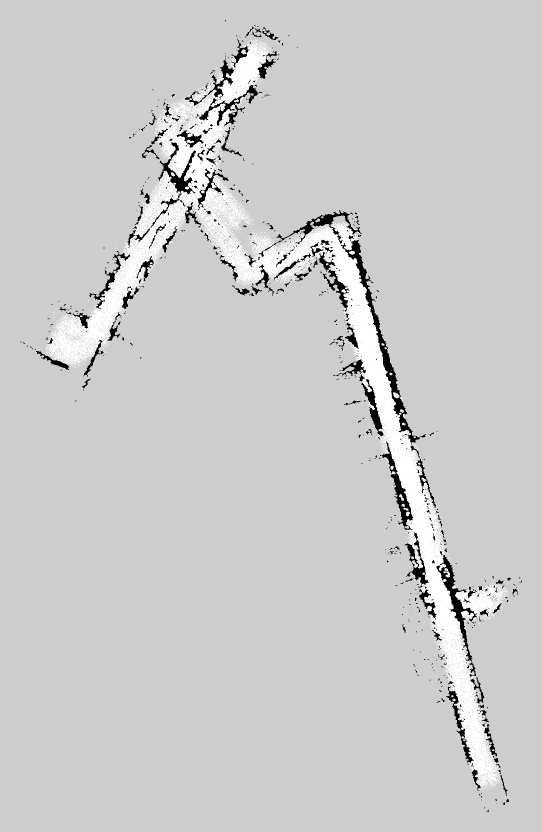
#> input picture scratch/verify_2loop/0833.pgm, 1084 x 1664 px, found by its file name (shown at 1/2 size)
$ python clean_and_export_2d_map.py
#> lines starting #> are read from the running program, lines starting #| are printed output that depends on the picture; after the words box and inside, x2 and y2 are one past the last pixel; in counts of white or black regions, pixels touching at a corner belong together
#!/usr/bin/env python3
"""
========================================================================================
🗺️ [2D Map Optimizer] High-Quality 2D Occupancy Grid Map Cleaner & Sharpener
========================================================================================
Post-processes raw RTAB-Map 2D Occupancy Grid Maps (.pgm / .yaml) using PIL + NumPy:
  1. Removes Ray-Tracing Spikes / Whisker Artifacts (Morphological opening)
  2. Filters out isolated noise clusters / floating speckles
  3. Straightens and sharpens wall boundaries
  4. Fills small internal holes in walkable free space
  5. Generates publication-ready high-contrast PNG & clean PGM/YAML
========================================================================================
"""

import os
import sys
import yaml
import numpy as np
from PIL import Image
try:
    from scipy.ndimage import binary_opening, binary_closing, binary_dilation, label
    HAVE_SCIPY = True
except ImportError:
    HAVE_SCIPY = False

def read_pgm(pgm_path):
#> called with pgm_path = '2dmap/0833.pgm'
    with Image.open(pgm_path) as img:
#> img is the input picture: PIL image 1084x1664 L; min 0, max 255, mean 203
        return np.array(img, dtype=np.uint8)

def clean_2d_map(pgm_path="2dmap/0833.pgm", yaml_path="2dmap/0833.yaml", output_dir="2dmap/clean"):
    if not os.path.exists(pgm_path):
        print(f"❌ Error: PGM file not found at {pgm_path}")
        return False

    os.makedirs(output_dir, exist_ok=True)
    base_name = os.path.splitext(os.path.basename(pgm_path))[0]

    print("=" * 76)
    print(f" 🗺️ [2D Map Optimizer] Cleaning & Enhancing 2D Map: {pgm_path}")
    print("=" * 76)

    raw_img = read_pgm(pgm_path)
    h, w = raw_img.shape
#> h = 1664; w = 1084
    print(f"  • Input Map Size: {w} x {h} pixels")
#|   • Input Map Size: 1084 x 1664 pixels

    # Masks
    # Occupied (Black: < 50)
    occupied_mask = (raw_img < 50)
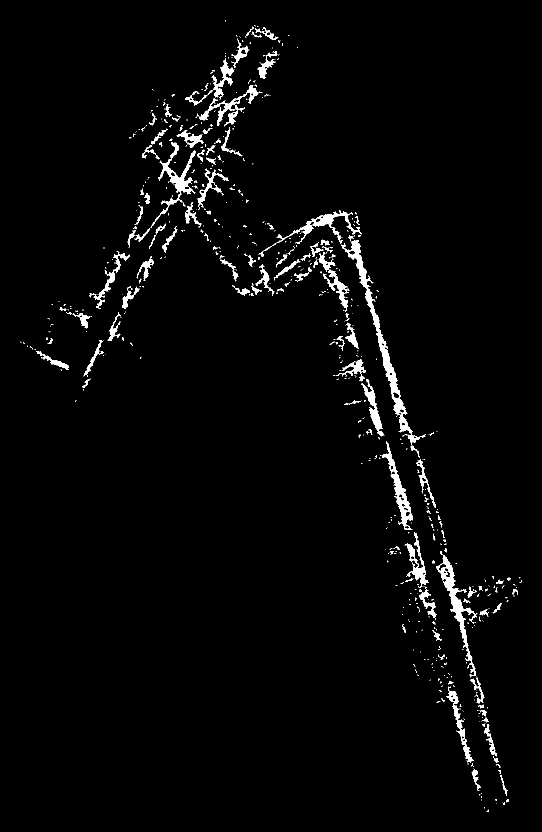
#> occupied_mask: shape (1664, 1084) bool (shown at 1/2 size); 2.4% white; 610 white regions (471 under 20 px), largest, box (x1, y1, x2, y2) and area: (682, 480, 852, 890) 5223, (873, 1110, 955, 1353) 3052, (301, 284, 392, 456) 2374
    # Free (White: > 230)
    free_mask = (raw_img > 230)
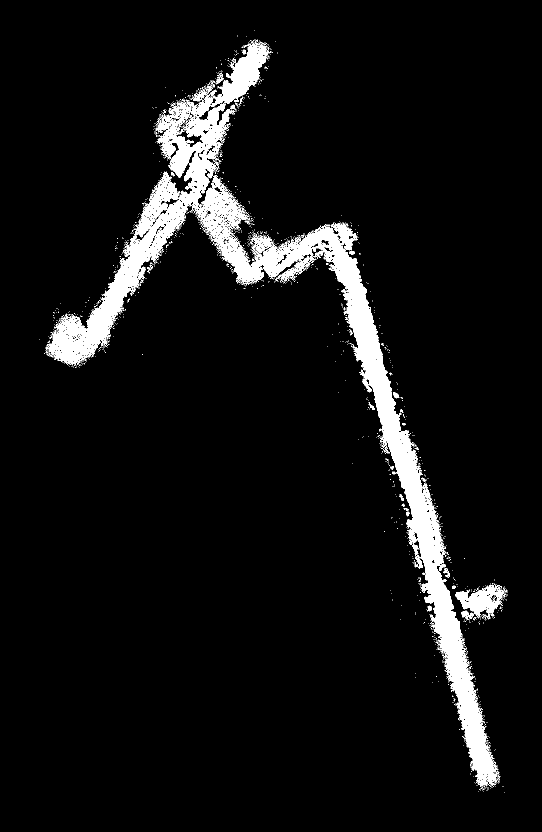
#> free_mask: shape (1664, 1084) bool (shown at 1/2 size); 5.9% white; 1589 white regions (1552 under 20 px), largest, box (x1, y1, x2, y2) and area: (91, 78, 1001, 1577) 99336, (910, 1169, 1012, 1241) 3082, (384, 172, 424, 203) 322

    if HAVE_SCIPY:
        # 1. Morphological processing for connected corridor
        structure_3x3 = np.ones((3, 3), dtype=bool)
        structure_5x5 = np.ones((5, 5), dtype=bool)

        # Label connected components of free space
        labeled, num_features = label(free_mask)
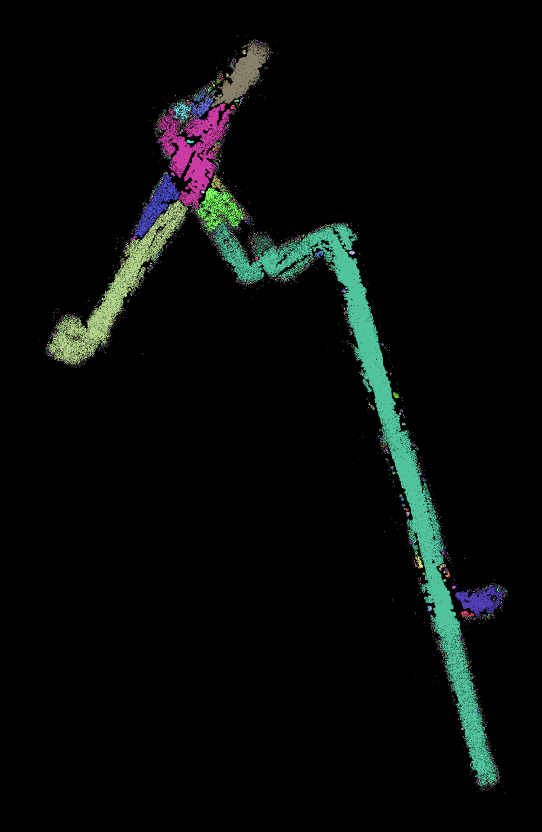
#> labeled: shape (1664, 1084) int32 (shown at 1/2 size); 4173 distinct labels, from 0 to 4172; one colour per label, 0 black
#> num_features = 4172
        if num_features > 1:
            sizes = [np.sum(labeled == i) for i in range(1, num_features + 1)]
#> sizes = 4172 values, max 53693 at index 1312, min 1 at index 0, mean 25.72
            largest_label = 1 + np.argmax(sizes)
#> largest_label = 1313
            main_free = (labeled == largest_label)
#> main_free: shape (1664, 1084) bool; 3% white; 1 white region, box (x1, y1, x2, y2) and area: (425, 443, 997, 1572) 53693
            # Remove ray-tracing spikes
            main_free = binary_opening(main_free, structure=structure_3x3, iterations=1)
#> main_free: shape (1664, 1084) bool; 2.4% white; 101 white regions (75 under 20 px), largest, box (x1, y1, x2, y2) and area: (617, 452, 984, 1550) 38579, (465, 495, 605, 560) 2894, (596, 483, 622, 510) 305
            main_free = binary_closing(main_free, structure=structure_5x5, iterations=2)
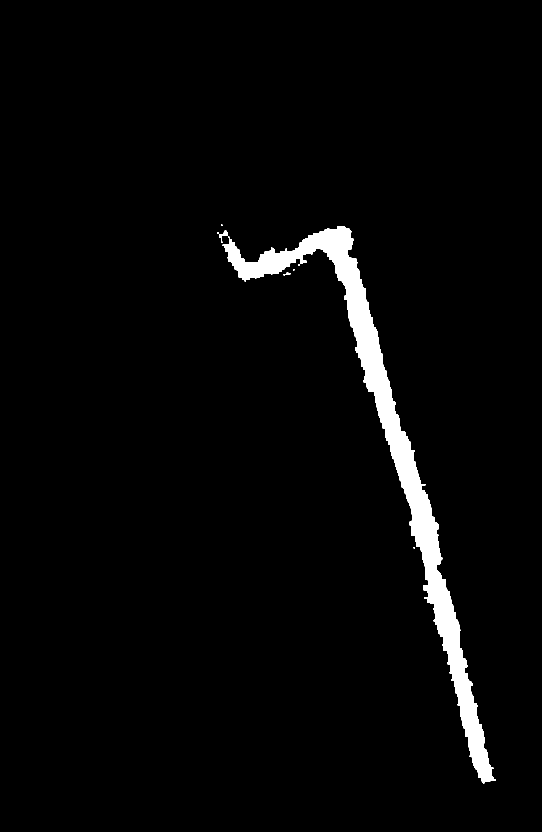
#> main_free: shape (1664, 1084) bool (shown at 1/2 size); 2.9% white; 8 white regions (5 under 20 px), largest, box (x1, y1, x2, y2) and area: (445, 452, 992, 1567) 52033, (439, 461, 456, 486) 133, (567, 545, 581, 551) 40
        else:
            main_free = free_mask

        # Clean Obstacles
        dilated_free = binary_dilation(main_free, structure=structure_5x5, iterations=2)
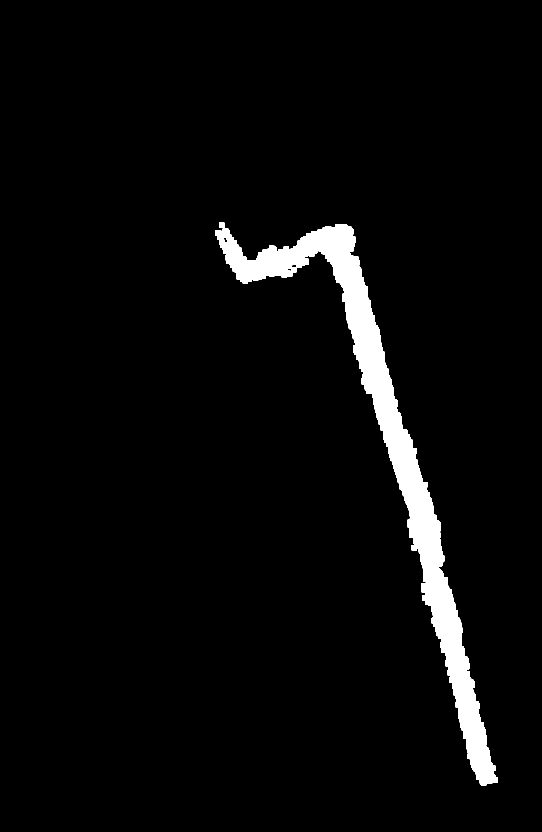
#> dilated_free: shape (1664, 1084) bool (shown at 1/2 size); 3.8% white; 2 white regions, box (x1, y1, x2, y2) and area: (431, 448, 996, 1571) 68707, (438, 445, 449, 456) 121
        clean_obstacles = occupied_mask & dilated_free
#> clean_obstacles: shape (1664, 1084) bool; 0.5% white; 169 white regions (119 under 20 px), largest, box (x1, y1, x2, y2) and area: (740, 616, 815, 865) 1184, (682, 480, 742, 615) 816, (873, 1126, 925, 1266) 766
        clean_obstacles = binary_opening(clean_obstacles, structure=structure_3x3, iterations=1)
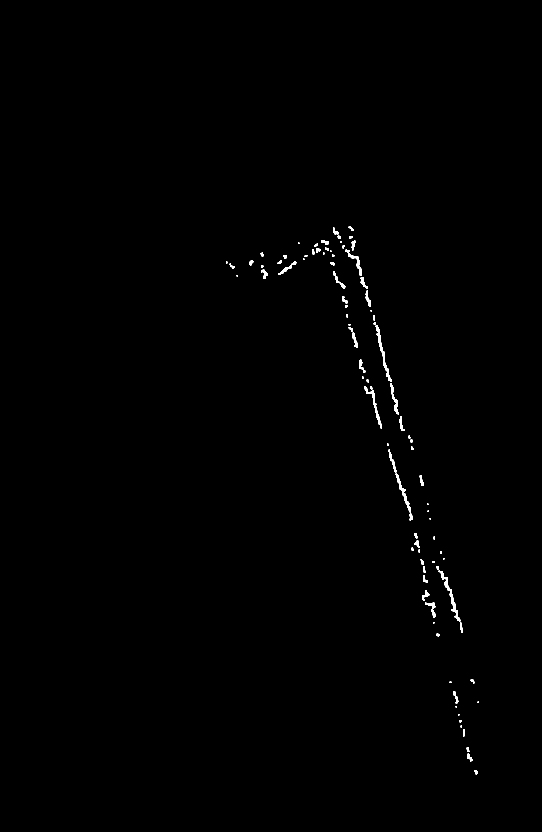
#> clean_obstacles: shape (1664, 1084) bool (shown at 1/2 size); 0.39% white; 95 white regions (25 under 20 px), largest, box (x1, y1, x2, y2) and area: (877, 1141, 921, 1243) 615, (751, 651, 784, 763) 568, (728, 773, 764, 857) 438
        clean_obstacles = binary_closing(clean_obstacles, structure=structure_3x3, iterations=1)
#> clean_obstacles: shape (1664, 1084) bool; 0.39% white; 81 white regions (25 under 20 px), largest, box (x1, y1, x2, y2) and area: (873, 1132, 925, 1266) 723, (777, 899, 825, 1041) 707, (751, 651, 784, 763) 568
    else:
        main_free = free_mask
        clean_obstacles = occupied_mask

    # Composite Clean Map
    # Background: 205 (Unknown Gray), Free: 254 (White), Obstacle: 0 (Black)
    clean_map = np.full((h, w), 205, dtype=np.uint8)
    clean_map[main_free] = 254
    clean_map[clean_obstacles] = 0

    # 1. Save Clean PGM
    clean_pgm_path = os.path.join(output_dir, f"{base_name}_clean.pgm")
    Image.fromarray(clean_map).save(clean_pgm_path)
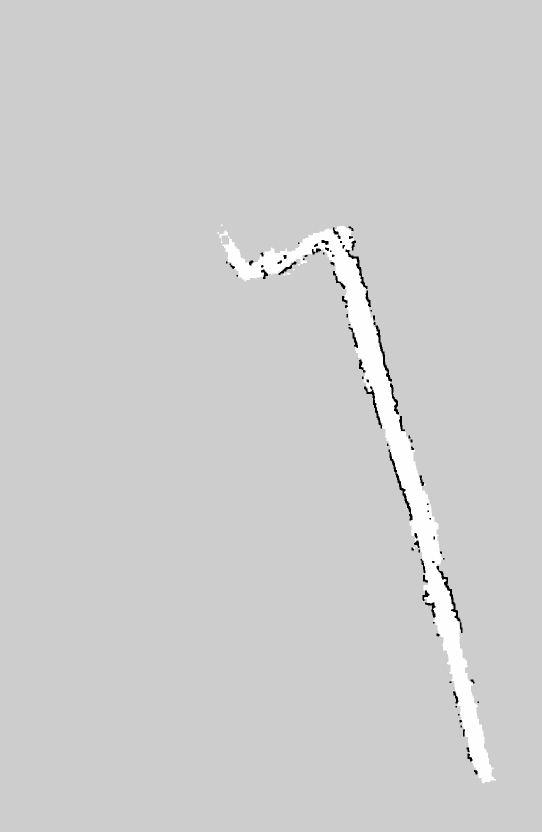
#> saved as 0833_clean.pgm: PIL image 1084x1664 L (shown at 1/2 size); min 0, max 254, mean 205.6
    print(f"  ✅ Saved Clean PGM: {clean_pgm_path}")

    # 2. Save Clean YAML
    if os.path.exists(yaml_path):
        with open(yaml_path, 'r') as f:
            yaml_data = yaml.safe_load(f)
        yaml_data['image'] = f"{base_name}_clean.pgm"
        clean_yaml_path = os.path.join(output_dir, f"{base_name}_clean.yaml")
        with open(clean_yaml_path, 'w') as f:
            yaml.dump(yaml_data, f, default_flow_style=False)
        print(f"  ✅ Saved Clean YAML: {clean_yaml_path}")

    # 3. Generate Publication-Ready High-Contrast Color PNG
    color_map = np.zeros((h, w, 3), dtype=np.uint8)
    color_map[:] = (230, 230, 230)            # Background: Neutral Soft Gray
    color_map[main_free] = (255, 255, 255)    # Walkable: Crisp Pure White
    color_map[clean_obstacles] = (20, 20, 20) # Walls: Dark Charcoal

    color_png_path = os.path.join(output_dir, f"{base_name}_clean_publication.png")
    Image.fromarray(color_map).save(color_png_path)
    print(f"  ✅ Saved Publication PNG: {color_png_path}")

    print("=" * 76)
    print(" 🚀 [DONE] 2D Map Optimization Complete! Ray-tracing spikes and wall noise removed.")
    print("=" * 76)
    return True

if __name__ == "__main__":
    if len(sys.argv) >= 2:
        in_pgm = sys.argv[1]
        in_yaml = sys.argv[2] if len(sys.argv) >= 3 else (os.path.splitext(in_pgm)[0] + ".yaml")
        out_dir = sys.argv[3] if len(sys.argv) >= 4 else "2dmap/clean"
        clean_2d_map(in_pgm, in_yaml, out_dir)
    else:
        clean_2d_map()
